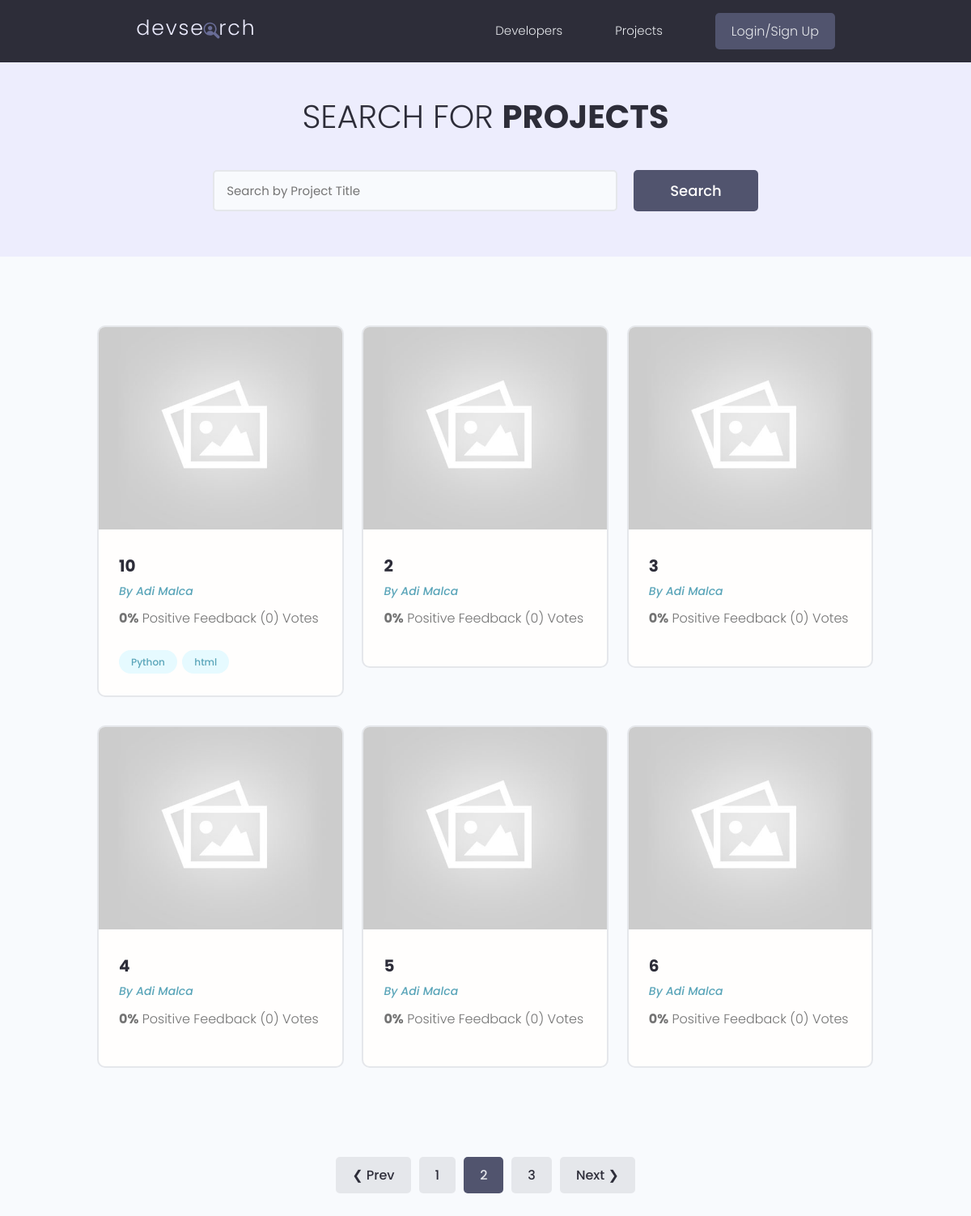
Screenshot of /projects/?page=2 with the database file from the repository.
### projectsApp/models.py (models this page shows, shortened)
class Project(models.Model):
    owner = models.ForeignKey(Profile, null=True, blank=True, on_delete=models.CASCADE) # We want to connect a project to a specific user profile - many-to-one relationship
    title = models.CharField(max_length=200)   # By default null=False - required to enter data in this field (for the database)
    description = models.TextField(null=True, blank=True)  # Does NOT require to enter data in this field! blank is the same but for django form to be submitted! We can submit a form without adding this!
    featured_image = models.ImageField(null=True, blank=True, default="default.jpg") # B/c its in "images" folder no need to specify path, otherwise path needed
    demo_link = models.CharField(max_length=2000, null=True, blank=True)
    source_link = models.CharField(max_length=2000, null=True, blank=True)
    tags = models.ManyToManyField('Tag', blank=True)  # The tag can be connected to many models
    vote_total = models.IntegerField(default=0, null=True, blank=True)
    vote_ratio = models.IntegerField(default=0, null=True, blank=True)
    created = models.DateTimeField(auto_now_add=True)
    id = models.UUIDField(default=uuid.uuid4, unique=True, primary_key=True, editable=False)
    class Meta:
        ordering = ['-vote_ratio', '-vote_total', 'title']
    @property
    def imageURL(self):
        try:
            url = self.featured_image.url
        except:
            url = ''
        return url
    '''
    Anytime we trigger this method here we are going to calculate all this, get all these values
    and then simply update the instance of it in the database and save it.
    '''

class Tag(models.Model):
    name = models.CharField(max_length=200)
    created = models.DateTimeField(auto_now_add=True)
    id = models.UUIDField(default=uuid.uuid4, unique=True, primary_key=True, editable=False)
    def __str__(self):
        return self.name

### usersApp/models.py (models this page shows, shortened)
class Profile(models.Model):
    user = models.OneToOneField(User, on_delete=models.CASCADE, null=True, blank=True)
    name = models.CharField(max_length=200, blank=True, null=True)
    email = models.EmailField(max_length=500, blank=True, null=True)
    username = models.CharField(max_length=200, blank=True, null=True)
    location = models.CharField(max_length=200, blank=True, null=True)
    short_intro = models.CharField(max_length=200, blank=True, null=True)
    bio = models.TextField(blank=True, null=True)
    profile_image = models.ImageField(blank=True, null=True, upload_to="profiles/",
                                      default="profiles/user-default.png") # This will go in static/images folder and then in profiles folder and upload my pictures here. Again - we are uploading to the profiles folder and also getting the defualt from the profiles folder
    social_github = models.CharField(max_length=200, blank=True, null=True)
    social_twitter = models.CharField(max_length=200, blank=True, null=True)
    social_linkedin = models.CharField(max_length=200, blank=True, null=True)
    social_youtube = models.CharField(max_length=200, blank=True, null=True)
    social_website = models.CharField(max_length=200, blank=True, null=True)
    created = models.DateTimeField(auto_now_add=True)
    id = models.UUIDField(default=uuid.uuid4, unique=True, primary_key=True, editable=False)
    class Meta:
        ordering = ['created']

### projectsApp/views.py (the view)
# urls.py: path('projects/', views.getProjects),
def projects(request):
    projects, search_query = searchProjects(request)
    custom_range, projects = paginateProjects(request, projects, 6) # Allow for 6 projects to show in one page
    context = {'projects': projects, 'search_query':search_query,'custom_range':custom_range}
    return render(request, 'projectsApp/projects.html', context)

### projectsApp/utils.py (called while the page is built)
def paginateProjects(request, projects, results):
    page = request.GET.get('page')  # Needs to have a search parameter! "projects/?page=xxx" - page is the search parameter!
    paginator = Paginator(projects, results)
    try:
        projects = paginator.page(page)
    except PageNotAnInteger:
        page = 1
        projects = paginator.page(page)
    except EmptyPage:
        page = paginator.num_pages   # returns the number of pages we have
        projects = paginator.page(page)  # return the last page
    left_index = (int(page) - 4)    # to show 5 button pages at a time
    if left_index < 1:
        left_index = 1
    right_index = (int(page) + 5)   # to show 5 button pages at a time
    if right_index > paginator.num_pages:
        right_index = paginator.num_pages + 1
    custom_range = range(left_index, right_index)
    return custom_range, projects

def searchProjects(request):
    search_query = ""
    if request.GET.get('search_query'):
        search_query = request.GET.get('search_query')
    tags = Tag.objects.filter(name__icontains=search_query)  # The project model has a tags field which is many-to-many field
    projects = Project.objects.distinct().filter(
        Q(title__icontains=search_query) |
        Q(description__icontains=search_query) |
        Q(owner__name__icontains=search_query) | # here we go one level up and we query by the parent item.
        Q(tags__in=tags)
    )
    return(projects, search_query)

### projectsApp/templates/projectsApp/projects.html (shortened to what this page needs)
{% extends "main.html" %}
{% block content %}
  <main class="projects">
    <section class="hero-section text-center">
      <div class="container container--narrow">
        <div class="hero-section__box">
          <h2>Search for <span>Projects</span></h2>
        </div>
        <div class="hero-section__search">
          <form id="searchForm" class="form" action="{% url 'projects' %}" method="get">
            <div class="form__field">
              <input class="input input--text" id="formInput#search" type="text" name="search_query"
                placeholder="Search by Project Title" value="{{search_query}}"/>
            </div>
            <input class="btn btn--sub btn--lg" type="submit" value="Search" />
          </form>
        </div>
      </div>
    </section>
    <section class="projectsList">
      <div class="container">
        <div class="grid grid--three">
          {% for project in projects %}
          <div class="column">
            <div class="card project">
              <a href="{% url 'project' project.id %}" class="project">
                <img class="project__thumbnail" src="{{project.imageURL}}" alt="project thumbnail" />
                <div class="card__body">
                  <h3 class="project__title">{{project.title}}</h3>
                  <p><a class="project__author" href="{% url 'user-profile' project.owner.id %}">By {{project.owner.name}}</a></p>
                  <p class="project--rating">
                    <span style="font-weight: bold;">{{project.vote_ratio}}%</span> Positive
                    Feedback ({{project.vote_total}}) Vote{{project.vote_total|pluralize:"s"}}
                  </p>
                  <div class="project__tags">
                    {% for tag in project.tags.all %}
                    <span class="tag tag--pill tag--main">
                      <small>{{tag}}</small>
                    </span>
                    {% endfor %}
                  </div>
                </div>
              </a>
            </div>
          </div>
          {%endfor%}
        </div>
      </div>
    </section>
    {% include 'pagination.html' with queryset=projects custom_range=custom_range %}
  </main>
{% endblock content %}

### static/styles/app.css (style rules this page uses)
:root { --color-sub: #2d2d39; }
.btn--sub { background-color: var(--color-sub-light); }
.card { border: 2px solid var(--color-light); }
img { width: 100%; }
.hero-section { height: 40vh; display: flex; align-items: center; background-color: var(--color-sub); }
.hero-section__box { margin-bottom: 4rem; }
.hero-section__box > h2, .hero-section__box > h2 > span { font-size: 4rem; color: var(--color-light); line-height: 1.3; text-transform: uppercase; }
.hero-section__box > h2 { font-weight: 300; }
.hero-section__box > h2 > span { font-weight: 700; }
.hero-section__search > .form { display: flex; align-items: center; justify-content: center; gap: 2rem; }
.hero-section__search > .form input.input--text { width: 50rem; }
.project__author { font-size: 1.4rem; font-style: italic; }
.project--rating { margin-bottom: 1.6em; margin-top: .5em; }
.projects > .hero-section { background: var(--color-sub-lighter); height: 30vh; }
.projects .hero-section__box { margin-bottom: 2.5rem; }
.projects .hero-section__box > h2 { color: var(--color-sub); }
.projects .hero-section__box > h2 > span { font-weight: 700; color: var(--color-sub); }
.projectsList { margin-top: 8rem; }
.project__thumbnail { height: 25rem; object-fit: cover; object-position: top center; }
.project__title { font-size: 2rem; font-weight: 700; color: var(--color-sub); }

### static/uikit/styles/modules/_variables.css (style rules this page uses)
:root { --color-main: #5aa5b9; --color-main-light: #e6faff; --color-sub: #3f4156; --color-sub-light: #51546e; --color-sub-lighter: #ededfd; --color-text: #737373; --color-gray: #8b8b8b; --color-light: #e5e7eb; --color-light-gray: #767676; --color-bg: #f8fafd; --color-white: #fffefd; --color-white-light: #f3f3f3; --color-success: #359e64; --color-success-bg: #def8e8; --color-error: #fc4b0b; --color-error-bg: #fff2ee; --font-base: 'Poppins', arial, helvetica, 'Segoe UI', roboto, ubuntu, sans-serif; --font-monospace: 'Fira Code', 'Courier New', courier, monospace; --font-regular: 300; --font-medium: 500; --font-bold: 700; --generic-shadow: 1px 1px 5px #00000010; --generic-transition: all 0.3s ease-in-out; }

### static/uikit/styles/modules/_base.css (style rules this page uses)
* { margin: 0; padding: 0; box-sizing: border-box; text-rendering: optimizeLegibility; color: inherit; font-size: inherit; }
html { font-size: 50%; }
@media only screen and (min-width: 480px) { html { font-size: 56.25%; } }
@media only screen and (min-width: 1200px) { html { font-size: 62.5%; } }
body { line-height: 1.6; font-weight: 400; font-size: 1.5rem; color: var(--color-text); background-color: var(--color-bg); min-height: 100vh; }

### static/uikit/styles/modules/_typography.css (style rules this page uses)
* { font-family: var(--font-base); }
h2 { font-size: 3.6rem; font-weight: var(--font-bold); }
h3 { font-size: 3.2rem; font-weight: var(--font-medium); }
p, span, strong { font-size: 1.6rem; color: var(--color-text); font-weight: var(--font-regular); }
a { padding-bottom: 2px; text-decoration: none; display: inline-block; color: var(--color-main); font-weight: var(--font-medium); }

### static/uikit/styles/modules/_utilities.css (style rules this page uses)
.container { width: 92%; max-width: 165rem; margin: 0 auto; box-sizing: border-box; }
.container--narrow { width: 92%; max-width: 120rem; }
@media screen and (min-width: 1000px) { .container { width: 90%; } }
@media screen and (min-width: 1000px) { .container--narrow { width: 85%; } }
@media screen and (min-width: 1200px) { .container { width: 80%; } }
@media screen and (min-width: 1200px) { .container--narrow { width: 72%; } }
.text-center { text-align: center; }

### static/uikit/styles/modules/_button.css (style rules this page uses)
.btn { display: inline-block; position: relative; cursor: pointer; background-color: var(--color-light); font-weight: var(--font-medium); color: var(--color-sub); text-decoration: none; padding: 1rem 2rem; border-radius: 0.5rem; border: none; width: -webkit-fit-content; width: -moz-fit-content; width: fit-content; height: -webkit-fit-content; height: -moz-fit-content; height: fit-content; font-size: 1.6rem; outline-width: 0; outline-color: transparent; -webkit-backface-visibility: hidden; backface-visibility: hidden; transition: all 0.3s ease-in-out; }
.btn--sub { background-color: var(--color-sub); color: var(--color-white); }
.btn--lg { font-size: 1.8rem; padding: 1.2rem 4.5rem; }

### static/uikit/styles/modules/_card.css (style rules this page uses)
.card { border-radius: 1rem; background-color: var(--color-white); border: 1.5px solid var(--color-light); width: auto; height: auto; margin-top: 0.5rem; margin-bottom: 0.5rem; overflow: hidden; }
.card__body, .card__header { padding: 2rem 2.5rem; }

### rows the page displays
Project: imageURL (placeholder picture), title "10", owner.name "Adi Malca", vote_ratio "0", vote_total "0"
Tag: name "Python"
Tag: name "html"
Project: imageURL (placeholder picture), title "2", owner.name "Adi Malca", vote_ratio "0", vote_total "0"
Project: imageURL (placeholder picture), title "3", owner.name "Adi Malca", vote_ratio "0", vote_total "0"
Project: imageURL (placeholder picture), title "4", owner.name "Adi Malca", vote_ratio "0", vote_total "0"
Project: imageURL (placeholder picture), title "5", owner.name "Adi Malca", vote_ratio "0", vote_total "0"
Project: imageURL (placeholder picture), title "6", owner.name "Adi Malca", vote_ratio "0", vote_total "0"

### other values shown
{{ page }} "1" "3"
{{ page }} "2"
